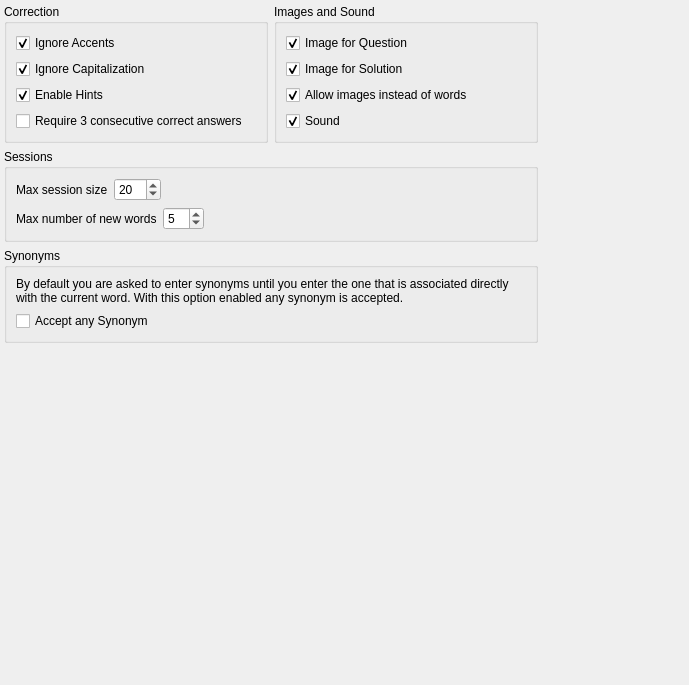
<?xml version="1.0" encoding="UTF-8"?>
<ui version="4.0">
 <class>GeneralPracticeOptions</class>
 <widget class="QWidget" name="GeneralPracticeOptions">
  <property name="geometry">
   <rect>
    <x>0</x>
    <y>0</y>
    <width>689</width>
    <height>685</height>
   </rect>
  </property>
  <widget class="QWidget" name="layoutWidget">
   <property name="geometry">
    <rect>
     <x>4</x>
     <y>4</y>
     <width>534</width>
     <height>411</height>
    </rect>
   </property>
   <layout class="QGridLayout" name="gridLayout">
    <item row="0" column="0">
     <widget class="QGroupBox" name="groupBox_3">
      <property name="title">
       <string>Correction</string>
      </property>
      <layout class="QVBoxLayout" name="verticalLayout_4">
       <item>
        <widget class="QCheckBox" name="kcfg_IgnoreAccentMistakes">
         <property name="toolTip">
          <string>Answers with wrong accents are still counted as correct.</string>
         </property>
         <property name="text">
          <string>Ignore Accents</string>
         </property>
         <property name="checked">
          <bool>true</bool>
         </property>
        </widget>
       </item>
       <item>
        <widget class="QCheckBox" name="kcfg_IgnoreCapitalizationMistakes">
         <property name="toolTip">
          <string>Any captitalization in the answer is counted as correct.</string>
         </property>
         <property name="text">
          <string>Ignore Capitalization</string>
         </property>
         <property name="checked">
          <bool>true</bool>
         </property>
        </widget>
       </item>
       <item>
        <widget class="QCheckBox" name="kcfg_ShowHints">
         <property name="toolTip">
          <string>During the practice you can use the hint button to see parts of the solution.</string>
         </property>
         <property name="text">
          <string>Enable Hints</string>
         </property>
         <property name="checked">
          <bool>true</bool>
         </property>
        </widget>
       </item>
       <item>
        <widget class="QCheckBox" name="kcfg_AltLearn">
         <property name="toolTip">
          <string>Requires you to answer each question correctly 3 times in a row for it to be counted as correct.</string>
         </property>
         <property name="whatsThis">
          <string>Requires you to answer each question correctly 3 times in a row for it to be counted as correct.</string>
         </property>
         <property name="text">
          <string>Require 3 consecutive correct answers</string>
         </property>
        </widget>
       </item>
      </layout>
     </widget>
    </item>
    <item row="0" column="1">
     <widget class="QGroupBox" name="groupBox_4">
      <property name="title">
       <string>Images and Sound</string>
      </property>
      <layout class="QVBoxLayout" name="verticalLayout_3">
       <item>
        <widget class="QCheckBox" name="kcfg_FlashcardsFrontImage">
         <property name="toolTip">
          <string>During the practice, images are shown for the question.</string>
         </property>
         <property name="text">
          <string>Image for Question</string>
         </property>
         <property name="checked">
          <bool>true</bool>
         </property>
        </widget>
       </item>
       <item>
        <widget class="QCheckBox" name="kcfg_FlashcardsBackImage">
         <property name="toolTip">
          <string>During the practice, images are shown for the solution.</string>
         </property>
         <property name="text">
          <string>Image for Solution</string>
         </property>
         <property name="checked">
          <bool>true</bool>
         </property>
        </widget>
       </item>
       <item>
        <widget class="QCheckBox" name="kcfg_AllowImageInsteadOfWord">
         <property name="toolTip">
          <string>Allow using images instead of words in flashcards.</string>
         </property>
         <property name="text">
          <string>Allow images instead of words</string>
         </property>
         <property name="checked">
          <bool>true</bool>
         </property>
        </widget>
       </item>
       <item>
        <widget class="QCheckBox" name="kcfg_PracticeSoundEnabled">
         <property name="toolTip">
          <string>Enable playing of pronunciation sound files during the practice.</string>
         </property>
         <property name="text">
          <string>Sound</string>
         </property>
         <property name="checked">
          <bool>true</bool>
         </property>
        </widget>
       </item>
      </layout>
     </widget>
    </item>
    <item row="1" column="0" colspan="2">
     <widget class="QGroupBox" name="groupBox_2">
      <property name="title">
       <string>Sessions</string>
      </property>
      <layout class="QVBoxLayout" name="verticalLayout_2">
       <item>
        <layout class="QHBoxLayout" name="horizontalLayout">
         <item>
          <widget class="QLabel" name="label_4">
           <property name="lineWidth">
            <number>1</number>
           </property>
           <property name="text">
            <string>Max session size</string>
           </property>
           <property name="indent">
            <number>0</number>
           </property>
          </widget>
         </item>
         <item>
          <widget class="KIntSpinBox" name="kcfg_SessionMaxSize">
           <property name="maximumSize">
            <size>
             <width>74</width>
             <height>16777215</height>
            </size>
           </property>
           <property name="minimum">
            <number>5</number>
           </property>
           <property name="maximum">
            <number>100</number>
           </property>
           <property name="value">
            <number>20</number>
           </property>
          </widget>
         </item>
         <item>
          <spacer name="horizontalSpacer">
           <property name="orientation">
            <enum>Qt::Horizontal</enum>
           </property>
           <property name="sizeHint" stdset="0">
            <size>
             <width>0</width>
             <height>20</height>
            </size>
           </property>
          </spacer>
         </item>
        </layout>
       </item>
       <item>
        <layout class="QHBoxLayout" name="horizontalLayout_2">
         <item>
          <widget class="QLabel" name="label_5">
           <property name="lineWidth">
            <number>1</number>
           </property>
           <property name="text">
            <string>Max number of new words</string>
           </property>
           <property name="indent">
            <number>0</number>
           </property>
          </widget>
         </item>
         <item>
          <widget class="KIntSpinBox" name="kcfg_SessionMaxNewWords">
           <property name="maximumSize">
            <size>
             <width>74</width>
             <height>16777215</height>
            </size>
           </property>
           <property name="minimum">
            <number>2</number>
           </property>
           <property name="maximum">
            <number>20</number>
           </property>
           <property name="value">
            <number>5</number>
           </property>
          </widget>
         </item>
         <item>
          <spacer name="horizontalSpacer_2">
           <property name="orientation">
            <enum>Qt::Horizontal</enum>
           </property>
           <property name="sizeHint" stdset="0">
            <size>
             <width>0</width>
             <height>20</height>
            </size>
           </property>
          </spacer>
         </item>
        </layout>
       </item>
      </layout>
     </widget>
    </item>
    <item row="2" column="0" colspan="2">
     <widget class="QGroupBox" name="groupBox">
      <property name="title">
       <string>Synonyms</string>
      </property>
      <layout class="QVBoxLayout" name="verticalLayout">
       <item>
        <widget class="QLabel" name="label">
         <property name="text">
          <string>By default you are asked to enter synonyms until you enter the one that is associated directly with the current word. With this option enabled any synonym is accepted.</string>
         </property>
         <property name="wordWrap">
          <bool>true</bool>
         </property>
        </widget>
       </item>
       <item>
        <widget class="QCheckBox" name="kcfg_CountSynonymsAsCorrect">
         <property name="text">
          <string>Accept any Synonym</string>
         </property>
        </widget>
       </item>
      </layout>
     </widget>
    </item>
    <item row="3" column="0" colspan="2">
     <spacer name="verticalSpacer">
      <property name="orientation">
       <enum>Qt::Vertical</enum>
      </property>
      <property name="sizeHint" stdset="0">
       <size>
        <width>20</width>
        <height>0</height>
       </size>
      </property>
     </spacer>
    </item>
   </layout>
  </widget>
 </widget>
 <customwidgets>
  <customwidget>
   <class>KIntSpinBox</class>
   <extends>QSpinBox</extends>
   <header>knuminput.h</header>
  </customwidget>
 </customwidgets>
 <resources/>
 <connections/>
</ui>
